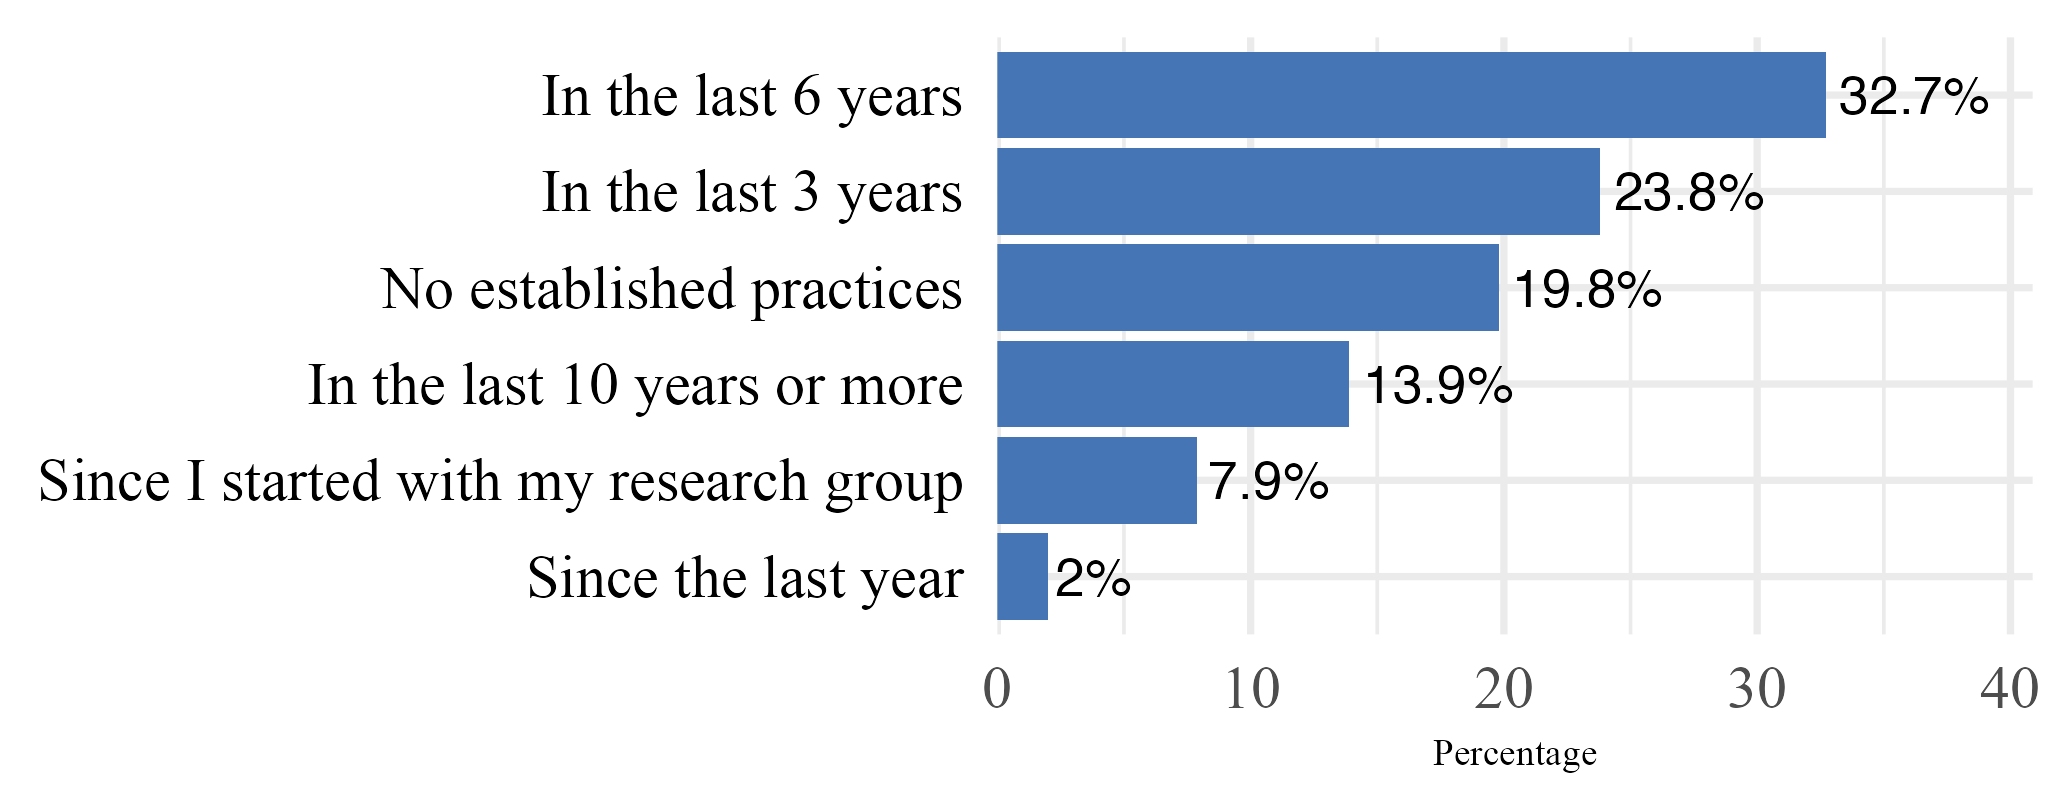

Write R code to recreate this figure.
this_file <- dirname(rstudioapi::getSourceEditorContext()$path)
setwd(this_file)

data <- data.frame(
  Category = c(
    "Since the last year",
    "In the last 3 years",
    "In the last 6 years",
    "In the last 10 years or more",
    "Since I started with my research group",
    "No established practices"
  ),
  Percent = c(2.0, 23.8, 32.7, 13.9, 7.9, 19.8)
)

library(ggplot2)
p <- ggplot(data, aes(x = reorder(Category, Percent), y = Percent)) +
  geom_col(fill = "#4575b4") +
  geom_text(aes(label = paste0(Percent, "%")), hjust = -0.09, size = 4.5) +
  scale_y_continuous(expand = expansion(mult = c(0, 0.25))) +  # <- espaço extra à direita
  coord_flip() +
  labs(x = NULL, y = "Percentage") +
  theme_minimal(base_size = 18, base_family = "Times New Roman") +
  theme(plot.title = element_text(size = 10),axis.text.y = element_text(color = "black"),axis.title.x = element_text(size = 9))


ggsave("Fig3.png", plot = p, width = 6.9, height = 2.7)
getwd()